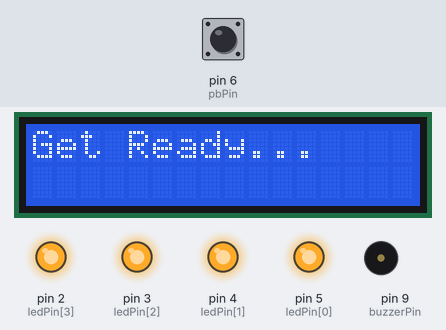
A sketch run on a simulated Arduino Uno, built with avr-gcc and run on an emulated ATmega328P. Shown: 16×2 character LCD, output pins drawn as LEDs (lit = HIGH), buzzer (waves = sounding). Dashed ring = blinking. The inputs (shaded band) are chosen by the test bench; at power-on: pin 6 (pbPin) HIGH. Random numbers use the default seed unless the sketch sets one; what the sketch prints to the serial monitor is not drawn.

Above: at 4.6 s.
4.7 s: pin 6 (pbPin) pulled LOW for 3.2 s
At 7.9 s:
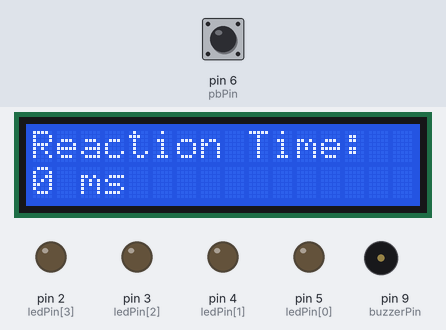
10.9 s: pin 6 (pbPin) pulled LOW for 0.15 s
At 20.52 s:
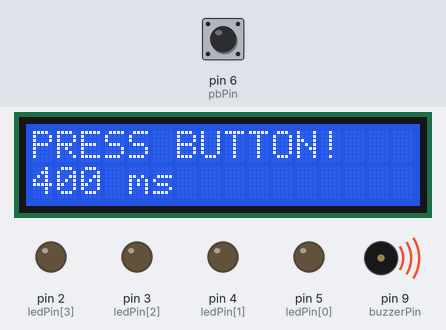
21.7 s: pin 6 (pbPin) pulled LOW for 1 s
At 23.8 s:
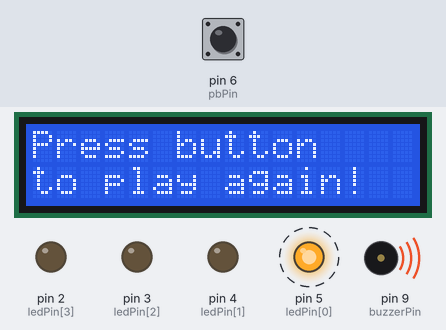
Timing chart, 0 to 29.3 s (numbered marks = the images above; inputs shaded):
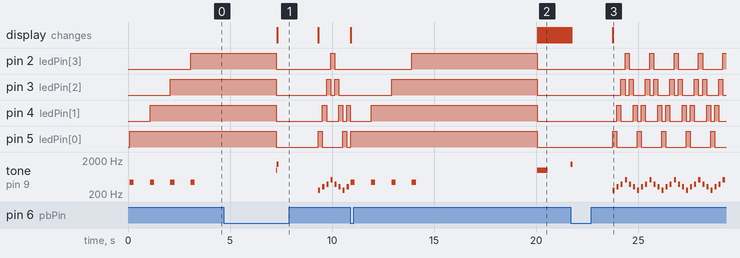

Measured:
- after the input at 10.9 s, the display: first changes at once (image 2 shows a later state)
- after the input at 21.7 s, pin 2 (ledPin[3]): alternates HIGH for 0.20 s and LOW for 1.0 s, starting after 2.7 s; pin 3 (ledPin[2]): LOW → HIGH after 2.5 s, then repeats every 1.2 s: LOW 0.20 s, HIGH 0.20 s, LOW 0.60 s, HIGH 0.20 s
- by itself, tone on pin 9 (buzzerPin): plays 440 Hz for 0.20 s, 440 Hz for 0.20 s, 440 Hz for 0.20 s, 440 Hz for 0.20 s, 1000 Hz for 0.50 s

The sketch:

ReactionTimegame.ino
```cpp
#include <Wire.h>
#include <LiquidCrystal_I2C.h>

// Initialize the LCD (Address 0x27, 16 columns, 2 rows)
LiquidCrystal_I2C lcd(0x27, 16, 2);

int ledPin[4] = {5, 4, 3, 2};
#define pbPin 6
#define buzzerPin 9

unsigned long start;
unsigned long finalTime;
int randomDelay;

int previousButtonState = HIGH;
int currentButtonState;

// Note frequencies for the waiting song (C4, E4, G4, C5)
int melody[] = {262, 330, 392, 523, 392, 330};
int melodyLength = 6;

void setup() {
  Serial.begin(9600);

  lcd.init();
  lcd.backlight();

  for(int i = 0; i < 4; i++){
    pinMode(ledPin[i], OUTPUT);
  }

  pinMode(pbPin, INPUT_PULLUP);
  pinMode(buzzerPin, OUTPUT);

  randomSeed(analogRead(A0));
}

void loop() {
  bool waitingNext = true;
  bool reacting = false;

  // 1. Get Ready phase
  lcd.clear();
  lcd.setCursor(0, 0);
  lcd.print("Get Ready...");

  for(int i = 0; i < 4; i++){
    digitalWrite(ledPin[i], HIGH);
    tone(buzzerPin, 440, 200);
    delay(1000);
  }

  // 2. Random delay
  randomDelay = random(2000, 6000);
  delay(randomDelay);

  // 3. Lights out & GO beep!
  for(int i = 0; i < 4; i++){
      digitalWrite(ledPin[i], LOW);
  }
  tone(buzzerPin, 1000, 500);

  // 4. Reacting phase
  lcd.clear();
  lcd.setCursor(0, 0);
  lcd.print("PRESS BUTTON!");

  reacting = true;
  start = millis();

  unsigned long lastDisplayUpdate = 0;

  while(reacting) {
    currentButtonState = digitalRead(pbPin);
    unsigned long currentMillis = millis();
    unsigned long elapsed = currentMillis - start;

    if(previousButtonState == HIGH && currentButtonState == LOW) {
      finalTime = elapsed;
      reacting = false;
      tone(buzzerPin, 1500, 100);
    }

    if (reacting && (currentMillis - lastDisplayUpdate >= 50)) {
      lcd.setCursor(0, 1);
      lcd.print(elapsed);
      lcd.print(" ms   ");
      lastDisplayUpdate = currentMillis;
    }

    previousButtonState = currentButtonState;
  }

  // 5. Show Final Time
  lcd.clear();
  lcd.setCursor(0, 0);
  lcd.print("Reaction Time:");
  lcd.setCursor(0, 1);
  lcd.print(finalTime);
  lcd.print(" ms");

  Serial.print("Reaction Time: ");
  Serial.println(finalTime);

  delay(2000);

  // 6. Restart phase with Dance and Music!
  lcd.clear();
  lcd.setCursor(0, 0);
  lcd.print("Press button");
  lcd.setCursor(0, 1);
  lcd.print("to play again!");

  unsigned long lastDanceUpdate = 0;
  int danceStep = 0;

  while (waitingNext) {
    currentButtonState = digitalRead(pbPin);

    // If button is pressed, exit the loop immediately
    if(previousButtonState == HIGH && currentButtonState == LOW){
      waitingNext = false;

      // Stop the music and clear the LEDs so the next round starts clean
      noTone(buzzerPin);
      for(int i = 0; i < 4; i++){
        digitalWrite(ledPin[i], LOW);
      }
    }

    // Every 200ms, advance the song and the LED dance (Non-blocking)
    if (waitingNext && (millis() - lastDanceUpdate >= 200)) {
      lastDanceUpdate = millis();

      // Play the next note for a short duration
      tone(buzzerPin, melody[danceStep], 100);

      // Turn off all LEDs first
      for(int i = 0; i < 4; i++){
        digitalWrite(ledPin[i], LOW);
      }

      // Figure out which LED to turn on (bounce back and forth: 0, 1, 2, 3, 2, 1)
      int activeLed = danceStep;
      if (activeLed > 3) {
        activeLed = 6 - activeLed;
      }
      digitalWrite(ledPin[activeLed], HIGH);

      // Move to the next step, loop back to 0 if at the end
      danceStep++;
      if (danceStep >= melodyLength) {
        danceStep = 0;
      }
    }

    previousButtonState = currentButtonState;
  }
}
```
